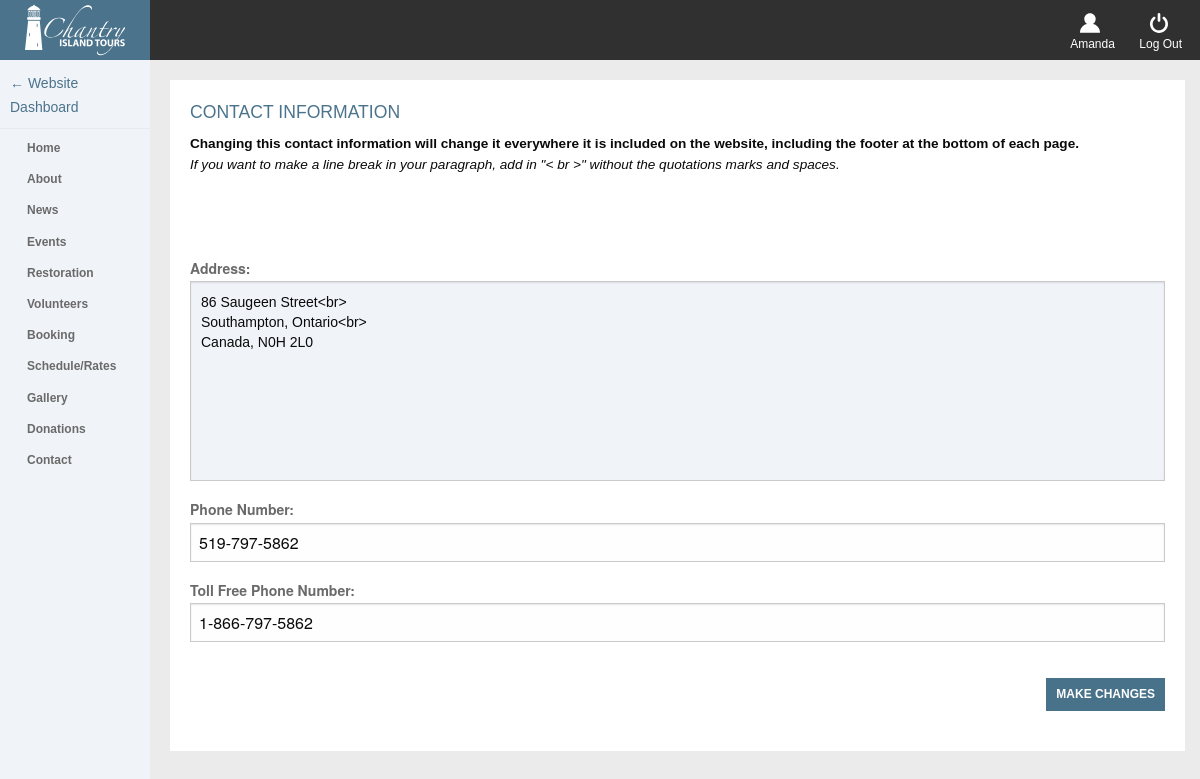
Screenshot of /admin/admin_contact.php (signed in) with the database file from the repository.
### tables this page shows
CREATE TABLE `tbl_contact` (
  `contact_id` mediumint(40) UNSIGNED NOT NULL,
  `contact_phone` varchar(50) NOT NULL,
  `contact_tollphone` varchar(50) NOT NULL,
  `contact_address` varchar(200) NOT NULL
);

### admin/phpscripts/functions.php (called while the page is built, shortened)
<?php
	function getContact() {
		include('connect.php');
		$contactstring = "SELECT * FROM tbl_contact";
		$contactquery = mysqli_query($link, $contactstring);
		if ($contactquery) {
			$found_contact = mysqli_fetch_array($contactquery, MYSQLI_ASSOC);
			return $found_contact;
		} else {
			$message = "<i>There was a problem gathering this information.</i>";
			return $message;
		}
	}
?>

### admin/admin_contact.php (the view, shortened to what this page needs)
<?php
  $popContact = getContact();
  require_once("../includes/admin_header.php");
?>
			<div class="holder">
	      	<div class="small-12 medium-12 large-12 columns homeBox">
	      		<h4>Contact Information</h4>
	      		<p><b>Changing this contact information will change it everywhere it is included on the website, including the footer at the bottom of each page.</b><br>
	      		<i>If you want to make a line break in your paragraph, add in "< br >" without the quotations marks and spaces.</i></p><br>
	      		<form action="admin_contact.php" method="post">
						<label><b>Address:</b></label>
						<textarea name="address"><?php echo $popContact['contact_address'] ?></textarea>
						<label><b>Phone Number:</b></label>
						<input type="text" name="phone" value="<?php echo $popContact['contact_phone'] ?>">
						<label><b>Toll Free Phone Number:</b></label>
						<input type="text" name="tollphone" value="<?php echo $popContact['contact_tollphone'] ?>">
						<input type="submit" name="submit" value="Make Changes">
					</form>
	      	</div>
			</div>
<?php
  require_once("../includes/admin_footer.php");
?>

### css/admin.css (style rules this page uses)
body { background-color: #ebebeb; }
p { font-family: 'MyriadPro-Regular', sans-serif; text-align: justify; font-size: 0.85em; }
.holder { padding: 80px 15px 10px 170px; }
input[type="submit"] { float: right; border: none; text-transform: uppercase; padding: 10px; background-color: #48728a; color: #fff; font-size: 12px; font-weight: 900; cursor: pointer; margin: 20px 0 20px 0; }
.holder form { margin-top: 40px; }
.homeBox { background-color: #fff; margin: 0 0 20px 0; padding: 20px; display: inline-block; text-align: left; }
.holder h4 { color: #4b738c; font-family: 'MyriadPro-Bold', sans-serif; text-transform: uppercase; font-size: 1.1em; }
.holder label { color: #6a6a6a; }
.holder textarea { height: 200px; border: 1px solid #cacaca; resize: none; font-family: 'MyriadPro-Regular', sans-serif; font-size: 14px; line-height: 20px; padding: 10px; background-color: #F0F3F8; }

### rows the page displays
tbl_contact: address "86 Saugeen Street<br> Southampton, Ontario<br> Canada, N0H 2L0", phone "519-797-5862", tollphone "1-866-797-5862"

### other values shown
$_SESSION['users_name'] "Amanda"
